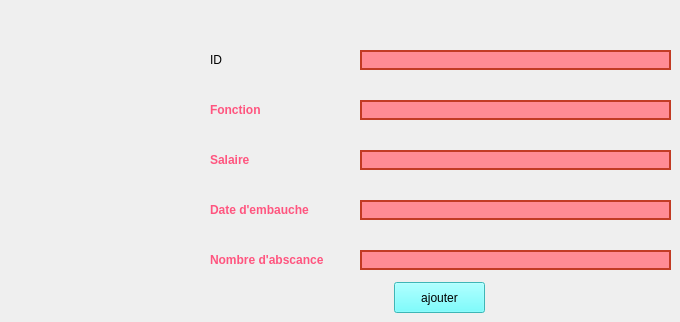
      <widget class="QWidget" name="tab_6">
       <attribute name="title">
        <string>Ajout des  listes de suivis</string>
       </attribute>
       <widget class="QLineEdit" name="lineEdit_8">
        <property name="geometry">
         <rect>
          <x>360</x>
          <y>50</y>
          <width>311</width>
          <height>20</height>
         </rect>
        </property>
        <property name="styleSheet">
         <string notr="true">QLineEdit
{
border:2px solid rgb(194, 59, 36);
border-radius:20px;
color:#FFF;
padding-left :20px;
padding-right :20px;
background-color:rgb(255,139, 148) ;

}
QLineEdit:hover
{
border: 2px solid rgb(0,0,0);
background-color:rgb(200, 200, 200) ;
}
QLineEdit:focus
{
border:2px solid rgb(0,0,0);
background-color: rgb(121, 121, 121);
}</string>
        </property>
       </widget>
       <widget class="QLineEdit" name="lineEdit_9">
        <property name="geometry">
         <rect>
          <x>360</x>
          <y>100</y>
          <width>311</width>
          <height>20</height>
         </rect>
        </property>
        <property name="styleSheet">
         <string notr="true">QLineEdit
{
border:2px solid rgb(194, 59, 36);
border-radius:20px;
color:#FFF;
padding-left :20px;
padding-right :20px;
background-color:rgb(255,139, 148) ;

}
QLineEdit:hover
{
border: 2px solid rgb(0,0,0);
background-color:rgb(200, 200, 200) ;
}
QLineEdit:focus
{
border:2px solid rgb(0,0,0);
background-color: rgb(121, 121, 121);
}</string>
        </property>
       </widget>
       <widget class="QLineEdit" name="lineEdit_10">
        <property name="geometry">
         <rect>
          <x>360</x>
          <y>150</y>
          <width>311</width>
          <height>20</height>
         </rect>
        </property>
        <property name="styleSheet">
         <string notr="true">QLineEdit
{
border:2px solid rgb(194, 59, 36);
border-radius:20px;
color:#FFF;
padding-left :20px;
padding-right :20px;
background-color:rgb(255,139, 148) ;

}
QLineEdit:hover
{
border: 2px solid rgb(0,0,0);
background-color:rgb(200, 200, 200) ;
}
QLineEdit:focus
{
border:2px solid rgb(0,0,0);
background-color: rgb(121, 121, 121);
}</string>
        </property>
       </widget>
       <widget class="QLineEdit" name="lineEdit_12">
        <property name="geometry">
         <rect>
          <x>360</x>
          <y>250</y>
          <width>311</width>
          <height>20</height>
         </rect>
        </property>
        <property name="styleSheet">
         <string notr="true">QLineEdit
{
border:2px solid rgb(194, 59, 36);
border-radius:20px;
color:#FFF;
padding-left :20px;
padding-right :20px;
background-color:rgb(255,139, 148) ;

}
QLineEdit:hover
{
border: 2px solid rgb(0,0,0);
background-color:rgb(200, 200, 200) ;
}
QLineEdit:focus
{
border:2px solid rgb(0,0,0);
background-color: rgb(121, 121, 121);
}</string>
        </property>
       </widget>
       <widget class="QLabel" name="label_9">
        <property name="geometry">
         <rect>
          <x>210</x>
          <y>40</y>
          <width>111</width>
          <height>41</height>
         </rect>
        </property>
        <property name="styleSheet">
         <string notr="true">font: 75 11pt &quot;MS Shell Dlg 2&quot;;</string>
        </property>
        <property name="text">
         <string>&lt;html&gt;&lt;head/&gt;&lt;body&gt;&lt;p&gt;&lt;span style=&quot; font-size:12pt; font-weight:600; color:##000000;&quot;&gt;ID&lt;/span&gt;&lt;/p&gt;&lt;/body&gt;&lt;/html&gt;</string>
        </property>
       </widget>
       <widget class="QLabel" name="label_10">
        <property name="geometry">
         <rect>
          <x>210</x>
          <y>90</y>
          <width>111</width>
          <height>41</height>
         </rect>
        </property>
        <property name="styleSheet">
         <string notr="true">font: 75 11pt &quot;MS Shell Dlg 2&quot;;</string>
        </property>
        <property name="text">
         <string>&lt;html&gt;&lt;head/&gt;&lt;body&gt;&lt;p&gt;&lt;span style=&quot; font-weight:600; color:#ff557f;&quot;&gt;Fonction&lt;/span&gt;&lt;/p&gt;&lt;/body&gt;&lt;/html&gt;</string>
        </property>
       </widget>
       <widget class="QLabel" name="label_11">
        <property name="geometry">
         <rect>
          <x>210</x>
          <y>140</y>
          <width>111</width>
          <height>41</height>
         </rect>
        </property>
        <property name="styleSheet">
         <string notr="true">font: 75 11pt &quot;MS Shell Dlg 2&quot;;</string>
        </property>
        <property name="text">
         <string>&lt;html&gt;&lt;head/&gt;&lt;body&gt;&lt;p&gt;&lt;span style=&quot; font-weight:600; color:#ff557f;&quot;&gt;Salaire&lt;/span&gt;&lt;/p&gt;&lt;/body&gt;&lt;/html&gt;</string>
        </property>
       </widget>
       <widget class="QLabel" name="label_12">
        <property name="geometry">
         <rect>
          <x>210</x>
          <y>190</y>
          <width>131</width>
          <height>41</height>
         </rect>
        </property>
        <property name="styleSheet">
         <string notr="true">font: 75 11pt &quot;MS Shell Dlg 2&quot;;</string>
        </property>
        <property name="text">
         <string>&lt;html&gt;&lt;head/&gt;&lt;body&gt;&lt;p&gt;&lt;span style=&quot; font-weight:600; color:#ff557f;&quot;&gt;Date d'embauche&lt;/span&gt;&lt;/p&gt;&lt;/body&gt;&lt;/html&gt;</string>
        </property>
       </widget>
       <widget class="QLabel" name="label_13">
        <property name="geometry">
         <rect>
          <x>210</x>
          <y>240</y>
          <width>151</width>
          <height>41</height>
         </rect>
        </property>
        <property name="styleSheet">
         <string notr="true">font: 75 11pt &quot;MS Shell Dlg 2&quot;;</string>
        </property>
        <property name="text">
         <string>&lt;html&gt;&lt;head/&gt;&lt;body&gt;&lt;p&gt;&lt;span style=&quot; font-weight:600; color:#ff557f;&quot;&gt;Nombre d'abscance&lt;/span&gt;&lt;/p&gt;&lt;/body&gt;&lt;/html&gt;</string>
        </property>
       </widget>
       <widget class="QPushButton" name="pushButton_ajout_fiches">
        <property name="geometry">
         <rect>
          <x>394</x>
          <y>282</y>
          <width>91</width>
          <height>31</height>
         </rect>
        </property>
        <property name="palette">
         <palette>
          <active>
           <colorrole role="Button">
            <brush brushstyle="SolidPattern">
             <color alpha="255">
              <red>85</red>
              <green>255</green>
              <blue>255</blue>
             </color>
            </brush>
           </colorrole>
           <colorrole role="Base">
            <brush brushstyle="SolidPattern">
             <color alpha="255">
              <red>85</red>
              <green>255</green>
              <blue>255</blue>
             </color>
            </brush>
           </colorrole>
           <colorrole role="Window">
            <brush brushstyle="SolidPattern">
             <color alpha="255">
              <red>85</red>
              <green>255</green>
              <blue>255</blue>
             </color>
            </brush>
           </colorrole>
          </active>
          <inactive>
           <colorrole role="Button">
            <brush brushstyle="SolidPattern">
             <color alpha="255">
              <red>85</red>
              <green>255</green>
              <blue>255</blue>
             </color>
            </brush>
           </colorrole>
           <colorrole role="Base">
            <brush brushstyle="SolidPattern">
             <color alpha="255">
              <red>85</red>
              <green>255</green>
              <blue>255</blue>
             </color>
            </brush>
           </colorrole>
           <colorrole role="Window">
            <brush brushstyle="SolidPattern">
             <color alpha="255">
              <red>85</red>
              <green>255</green>
              <blue>255</blue>
             </color>
            </brush>
           </colorrole>
          </inactive>
          <disabled>
           <colorrole role="Button">
            <brush brushstyle="SolidPattern">
             <color alpha="255">
              <red>85</red>
              <green>255</green>
              <blue>255</blue>
             </color>
            </brush>
           </colorrole>
           <colorrole role="Base">
            <brush brushstyle="SolidPattern">
             <color alpha="255">
              <red>85</red>
              <green>255</green>
              <blue>255</blue>
             </color>
            </brush>
           </colorrole>
           <colorrole role="Window">
            <brush brushstyle="SolidPattern">
             <color alpha="255">
              <red>85</red>
              <green>255</green>
              <blue>255</blue>
             </color>
            </brush>
           </colorrole>
          </disabled>
         </palette>
        </property>
        <property name="text">
         <string>ajouter</string>
        </property>
       </widget>
       <widget class="QLineEdit" name="lineEdit_11">
        <property name="geometry">
         <rect>
          <x>360</x>
          <y>200</y>
          <width>311</width>
          <height>20</height>
         </rect>
        </property>
        <property name="styleSheet">
         <string notr="true">QLineEdit
{
border:2px solid rgb(194, 59, 36);
border-radius:20px;
color:#FFF;
padding-left :20px;
padding-right :20px;
background-color:rgb(255,139, 148) ;

}
QLineEdit:hover
{
border: 2px solid rgb(0,0,0);
background-color:rgb(200, 200, 200) ;
}
QLineEdit:focus
{
border:2px solid rgb(0,0,0);
background-color: rgb(121, 121, 121);
}</string>
        </property>
       </widget>
      </widget>
